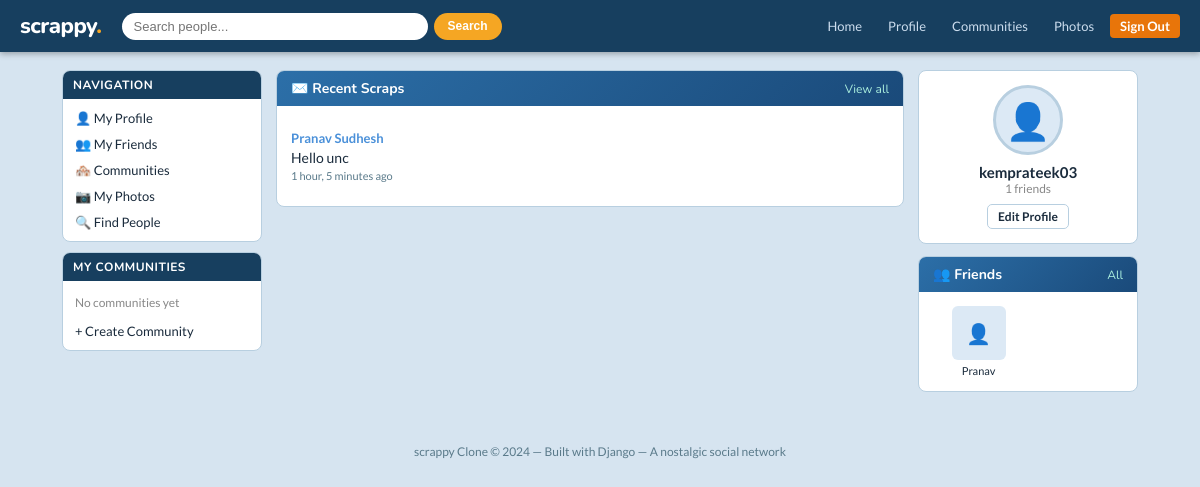
The app's page /home/ (signed in) with its own data.
### core/models.py (models this page shows, shortened)
class Scrap(models.Model):
    author = models.ForeignKey(User, on_delete=models.CASCADE, related_name='scraps_written')
    recipient = models.ForeignKey(User, on_delete=models.CASCADE, related_name='scraps_received')
    content = models.TextField()
    created_at = models.DateTimeField(auto_now_add=True)
    class Meta:
        ordering = ['-created_at']

class Profile(models.Model):
    user = models.OneToOneField(User, on_delete=models.CASCADE, related_name='profile')
    avatar = models.ImageField(upload_to='avatars/', blank=True, null=True)
    bio = models.TextField(blank=True)
    location = models.CharField(max_length=100, blank=True)
    birthday = models.DateField(blank=True, null=True)
    relationship_status = models.CharField(max_length=50, blank=True, choices=[
        ('single', 'Single'), ('in_relationship', 'In a Relationship'),
        ('married', 'Married'), ('complicated', "It's Complicated"),
    ])
    interests = models.TextField(blank=True, help_text="Comma-separated interests")
    website = models.URLField(blank=True)
    created_at = models.DateTimeField(auto_now_add=True)
    def friends(self):
        accepted = Friendship.objects.filter(
            models.Q(sender=self.user) | models.Q(receiver=self.user),
            status='accepted'
        )
        friends = []
        for f in accepted:
            friends.append(f.receiver if f.sender == self.user else f.sender)
        return friends

class Friendship(models.Model):
    STATUS_CHOICES = [('pending', 'Pending'), ('accepted', 'Accepted'), ('rejected', 'Rejected')]
    sender = models.ForeignKey(User, on_delete=models.CASCADE, related_name='sent_requests')
    receiver = models.ForeignKey(User, on_delete=models.CASCADE, related_name='received_requests')
    status = models.CharField(max_length=10, choices=STATUS_CHOICES, default='pending')
    created_at = models.DateTimeField(auto_now_add=True)
    class Meta:
        unique_together = ('sender', 'receiver')

### core/views.py (the view)
# urls.py: path('home/', views.home, name='home'),
@login_required
def home(request):
    user = request.user
    friends = user.profile.friends()
    pending_requests = Friendship.objects.filter(receiver=user, status='pending')
    recent_scraps = Scrap.objects.filter(recipient=user).order_by('-created_at')[:5]
    communities = user.communities.all()[:4]
    return render(request, 'core/home.html', {
        'friends': friends[:6],
        'pending_requests': pending_requests,
        'recent_scraps': recent_scraps,
        'communities': communities,
    })

### core/templates/core/home.html (shortened to what this page needs)
{% extends 'core/base.html' %}
{% block content %}
<div class="page-container wide">
    <aside class="sidebar">
        <div class="sidebar-card">
            <div class="sidebar-title">Navigation</div>
            <ul>
                <li><a href="{% url 'profile' user.username %}">👤 My Profile</a></li>
                <li><a href="{% url 'friends_list' username=user.username %}">👥 My Friends</a></li>
                <li><a href="{% url 'community_list' %}">🏘️ Communities</a></li>
                <li><a href="{% url 'album_list' username=user.username %}">📷 My Photos</a></li>
                <li><a href="{% url 'search' %}">🔍 Find People</a></li>
            </ul>
        </div>
        <div class="sidebar-card">
            <div class="sidebar-title">My Communities</div>
            <ul>
                {% for c in communities %}
                <li><a href="{% url 'community_detail' c.pk %}">{{ c.name }}</a></li>
                {% empty %}
                <li style="padding:8px 12px;font-size:12px;color:#888;">No communities yet</li>
                {% endfor %}
                <li><a href="{% url 'create_community' %}">+ Create Community</a></li>
            </ul>
        </div>
    </aside>
    <main>
        <div class="card">
            <div class="card-header">
                ✉️ Recent Scraps
                <a href="{% url 'profile' user.username %}">View all</a>
            </div>
            <div class="card-body">
                {% for scrap in recent_scraps %}
                <div class="scrap">
                    <div class="scrap-author">
                        <a href="{% url 'profile' scrap.author.username %}">{{ scrap.author.get_full_name|default:scrap.author.username }}</a>
                    </div>
                    <div class="scrap-content">{{ scrap.content }}</div>
                    <div class="scrap-meta">{{ scrap.created_at|timesince }} ago</div>
                </div>
                {% empty %}
                <p style="color:#888;font-size:13px;">No scraps yet. Visit a friend's profile to leave one!</p>
                {% endfor %}
            </div>
        </div>
    </main>
    <aside>
        <div class="card" style="margin-bottom:12px;">
            <div class="card-body" style="text-align:center;">
                <div class="profile-avatar" style="width:70px;height:70px;margin:0 auto 8px;border-radius:50%;">
                    {% if user.profile.avatar %}
                    <img src="{{ user.profile.avatar.url }}">
                    {% else %}👤{% endif %}
                </div>
                <div style="font-weight:700;font-size:15px;">{{ user.get_full_name|default:user.username }}</div>
                <div style="font-size:12px;color:#888;margin-bottom:8px;">{{ user.profile.friends|length }} friends</div>
                <a href="{% url 'edit_profile' username=user.username %}" class="btn btn-outline btn-sm">Edit Profile</a>
            </div>
        </div>
        <div class="card">
            <div class="card-header">
                👥 Friends
                <a href="{% url 'friends_list' username=user.username %}">All</a>
            </div>
            <div class="card-body">
                <div class="friends-grid">
                    {% for friend in friends %}
                    <div class="friend-thumb">
                        <a href="{% url 'profile' friend.username %}">
                            <div class="avatar">
                                {% if friend.profile.avatar %}
                                <img src="{{ friend.profile.avatar.url }}">
                                {% else %}👤{% endif %}
                            </div>
                            {{ friend.first_name|default:friend.username|truncatechars:8 }}
                        </a>
                    </div>
                    {% empty %}
                    <p style="color:#888;font-size:12px;grid-column:1/-1;">Find people using search!</p>
                    {% endfor %}
                </div>
            </div>
        </div>
    </aside>
</div>
{% endblock %}

### core/templates/core/base.html (style rules this page uses)
:root { --primary: #e8750a; --primary-dark: #c4620a; --secondary: #4a90d9; --bg: #d6e4f0; --card: #ffffff; --sidebar: #dce9f5; --border: #b8cfe0; --text: #1a2b3c; --text-muted: #5a7a8a; --accent: #f5a623; --success: #27ae60; --danger: #e74c3c; --nav-bg: #173f5f; }
* { box-sizing: border-box; margin: 0; padding: 0; }
body { font-family: 'Lato', sans-serif; background: var(--bg); color: var(--text); min-height: 100vh; }
a { color: var(--secondary); text-decoration: none; }
.page-container { max-width: 960px; margin: 18px auto; padding: 0 12px; display: grid; grid-template-columns: 200px 1fr; gap: 14px; }
.page-container.wide { grid-template-columns: 200px 1fr 220px; max-width: 1100px; }
.sidebar { display: flex; flex-direction: column; gap: 10px; }
.sidebar-card { background: var(--card); border: 1px solid var(--border); border-radius: 8px; overflow: hidden; }
.sidebar-card .sidebar-title { background: var(--nav-bg); color: #fff; font-family: 'Nunito', sans-serif; font-size: 12px; font-weight: 700; padding: 6px 10px; text-transform: uppercase; letter-spacing: 0.5px; }
.sidebar-card ul { list-style: none; padding: 6px 0; }
.sidebar-card ul li a { display: block; padding: 5px 12px; font-size: 13px; color: var(--text); transition: background 0.1s; }
.card { background: var(--card); border: 1px solid var(--border); border-radius: 8px; overflow: hidden; margin-bottom: 12px; }
.card-header { background: linear-gradient(135deg, #2c6fa8 0%, #1a4a7a 100%); color: #fff; padding: 8px 14px; font-family: 'Nunito', sans-serif; font-weight: 700; font-size: 14px; display: flex; justify-content: space-between; align-items: center; }
.card-header a { color: #aed; font-size: 12px; font-weight: 400; }
.card-body { padding: 14px; }
.profile-avatar { width: 90px; height: 90px; border-radius: 8px; object-fit: cover; border: 3px solid var(--border); background: var(--sidebar); display: flex; align-items: center; justify-content: center; font-size: 36px; color: var(--text-muted); flex-shrink: 0; overflow: hidden; }
.btn { display: inline-block; padding: 6px 14px; border-radius: 5px; font-size: 13px; font-weight: 600; cursor: pointer; border: none; text-decoration: none; transition: all 0.15s; }
.btn-sm { padding: 4px 10px; font-size: 12px; }
.btn-outline { background: transparent; border: 1px solid var(--border); color: var(--text); }
.scrap { border-bottom: 1px solid #eef; padding: 10px 0; }
.scrap:last-child { border-bottom: none; }
.scrap .scrap-author { font-weight: 700; font-size: 13px; }
.scrap .scrap-content { font-size: 14px; margin-top: 3px; }
.scrap .scrap-meta { font-size: 11px; color: var(--text-muted); margin-top: 3px; }
.friends-grid { display: grid; grid-template-columns: repeat(auto-fill, minmax(70px, 1fr)); gap: 8px; }
.friend-thumb { text-align: center; font-size: 11px; }
.friend-thumb .avatar { width: 54px; height: 54px; border-radius: 6px; background: var(--sidebar); margin: 0 auto 4px; display: flex; align-items: center; justify-content: center; font-size: 20px; color: var(--text-muted); overflow: hidden; }
.friend-thumb a { color: var(--text); font-size: 11px; }

### records on screen
Scrap: author.get_full_name "Pranav Sudhesh", content "Hello unc", created_at "1 hour, 5 minutes"

### other values on screen
{{ user.get_full_name|default:user.username }} "kemprateek03"
{{ user.profile.friends|length }} "1"
{{ friend.first_name|default:friend.username|truncatechars:8 }} "Pranav"
